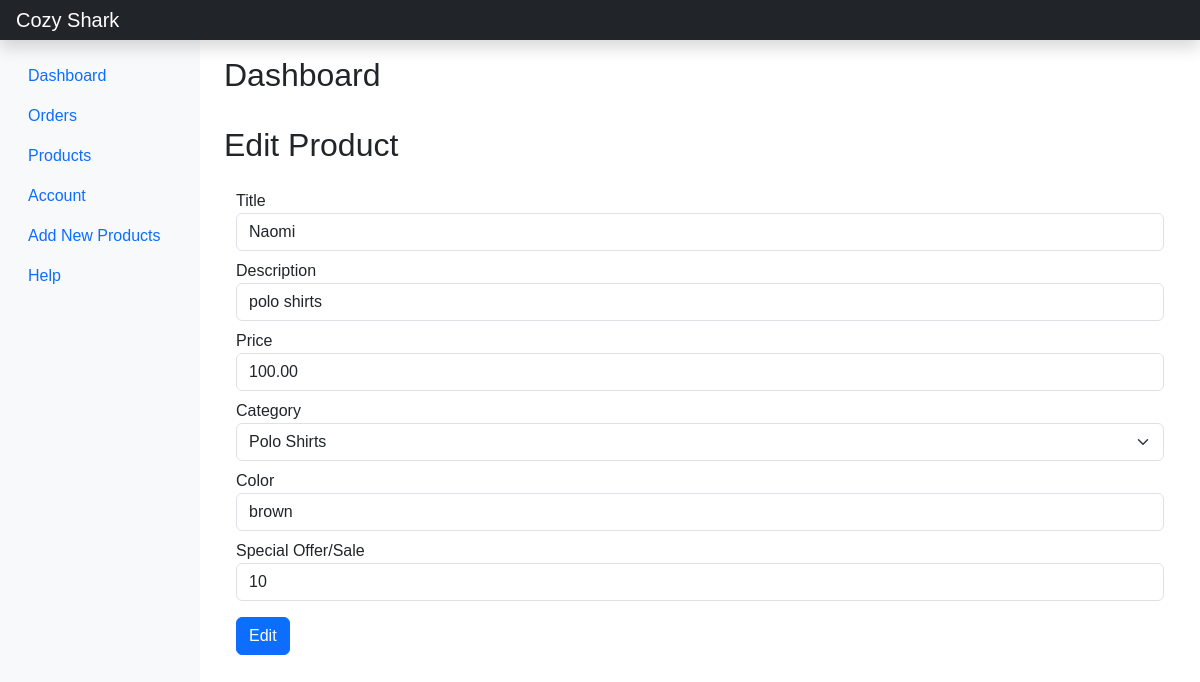
/admin/edit_product.php?product_id=12, run on an earlier commit of the app's database.
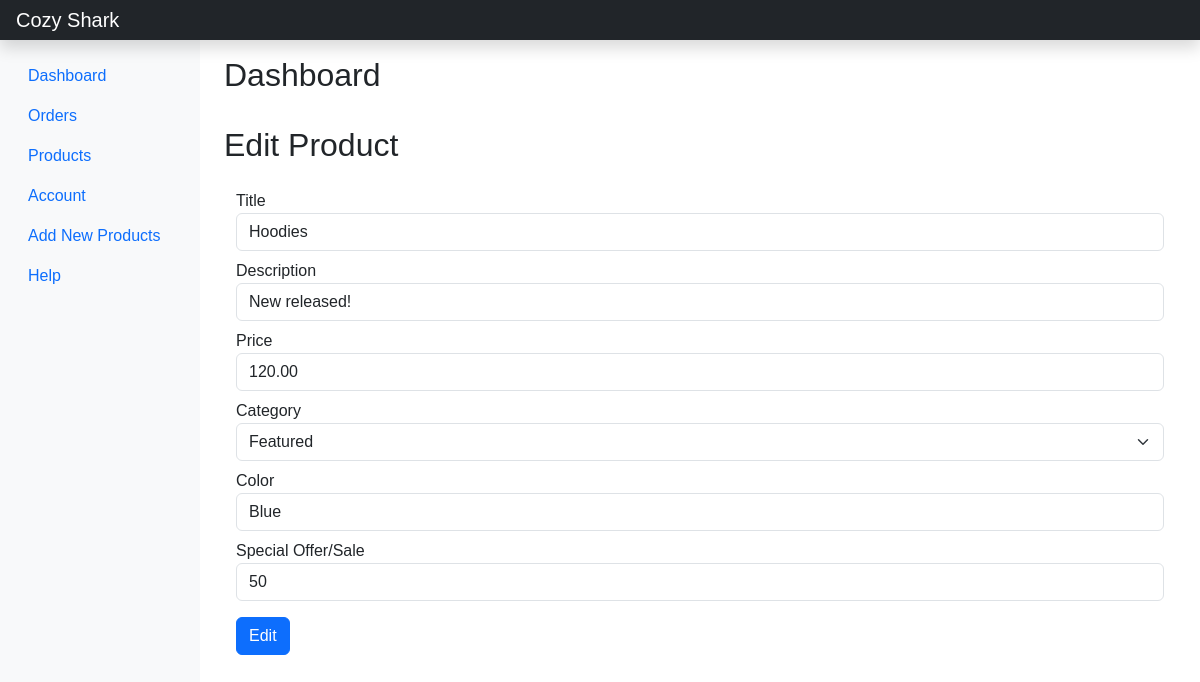
And on a later commit of the database.
### tables this page shows
CREATE TABLE `products` (
  `product_id` int(11) NOT NULL,
  `product_name` varchar(100) NOT NULL,
  `product_category` varchar(100) NOT NULL,
  `product_description` varchar(255) NOT NULL,
  `product_image` varchar(255) NOT NULL,
  `product_image2` varchar(255) NOT NULL,
  `product_image3` varchar(255) NOT NULL,
  `product_image4` varchar(255) NOT NULL,
  `product_price` decimal(6,2) NOT NULL,
  `product_special_offer` int(2) NOT NULL,
  `product_color` varchar(100) NOT NULL
);

### admin/edit_product.php (the view, shortened to what this page needs)
<?php include('header.php'); ?>
<?php
if (isset($_GET['product_id'])) {
    $product_id = $_GET['product_id'];
    $stmt = $conn->prepare("SELECT * FROM products WHERE product_id = ?");
    $stmt->bind_param('i', $product_id);
    $stmt->execute();
    $products = $stmt->get_result();
} else if (isset($_POST['edit_btn'])) {
    $product_id = $_POST['product_id'];
    $title = $_POST['title'];
    $description = $_POST['description'];
    $price = $_POST['price'];
    $special_offer = $_POST['special_offer'];
    $color = $_POST['color'];
    $category = $_POST['category'];
    $stmt = $conn->prepare("UPDATE products SET product_name=?, product_description=?, product_price=?,
                                 product_special_offer=?, product_color=?, product_category=? WHERE product_id=?");
    $stmt->bind_param('ssssssi', $title, $description, $price, $special_offer, $color, $category, $product_id);
    if ($stmt->execute()) {
        header('Location: products.php?edit_success_message=Product has been added successfully!');
    } else {
        header('Location: products.php?edit_failure_message=There is an error. Please  try again.');
    }
} else {
    header('Location: products.php');
    exit();
}
?>
<div class="container-fluid">
    <div class="row" style="min-height: 1000px">
        <?php include('sidemenu.php'); ?>
        <main class="col-md-9 ms-sm-auto col-lg-10 px-md-4">
            <div class="d-flex justify-content-between flex-wrap flex-md-nowrap align-items-center pt-3 pb-2 mb-3">
                <h1 class="h2">Dashboard</h1>
            </div>
            <h2>Edit Product</h2>
            <div class="table-responsive">
                <div class="mx-auto container">
                    <form id="edit-form" enctype="multipart/form-data" method="POST" action="edit_product.php">
                        <div class="form-group mt-2">
                            <?php foreach ($products as $product) { ?>
                                <label>Title</label>
                                <input type="text" class="form-control" id="product_name" value="<?php echo htmlspecialchars($product['product_name']); ?>" name="title" placeholder="Title" required>
                        </div>
                        <div class="form-group mt-2">
                            <label>Description</label>
                            <input type="text" class="form-control" id="product_desc" value="<?php echo htmlspecialchars($product['product_description']); ?>" name="description" placeholder="Description" required>
                        </div>
                        <div class="form-group mt-2">
                            <label>Price</label>
                            <input type="text" class="form-control" id="product_price" value="<?php echo htmlspecialchars($product['product_price']); ?>" name="price" placeholder="Price" required>
                        </div>
                        <div class="form-group mt-2">
                            <label>Category</label>
                            <select class="form-select" required name="category">
                                <option value="polo_shirts" <?php if ($product['product_category'] == 'polo_shirts') echo 'selected'; ?>>Polo Shirts</option>
                                <option value="featured" <?php if ($product['product_category'] == 'featured') echo 'selected'; ?>>Featured</option>
                            </select>
                        </div>
                        <div class="form-group mt-2">
                            <label>Color</label>
                            <input type="text" class="form-control" value="<?php echo htmlspecialchars($product['product_color']); ?>" id="product_color" name="color" placeholder="Color" required>
                        </div>
                        <div class="form-group mt-2">
                            <label>Special Offer/Sale</label>
                            <input type="number" class="form-control" value="<?php echo htmlspecialchars($product['product_special_offer']); ?>" id="product_special_offer" name="special_offer" placeholder="Special Offer" required>
                        </div>
                        <div class="form-group mt-3">
                            <input type="submit" class="btn btn-primary" name="edit_btn" value="Edit">
                        </div>
                    <?php } ?>
                    </form>
                </div>
            </div>
        </main>
    </div>
</div>

What changed in the data, as far as the page shows it:
changed products: title "Naomi" → "Hoodies"; description "polo shirts" → "New released!"; price "100.00" → "120.00"; category "Polo Shirts" → "Featured"; color "brown" → "Blue"; special_offer "10" → "50"
